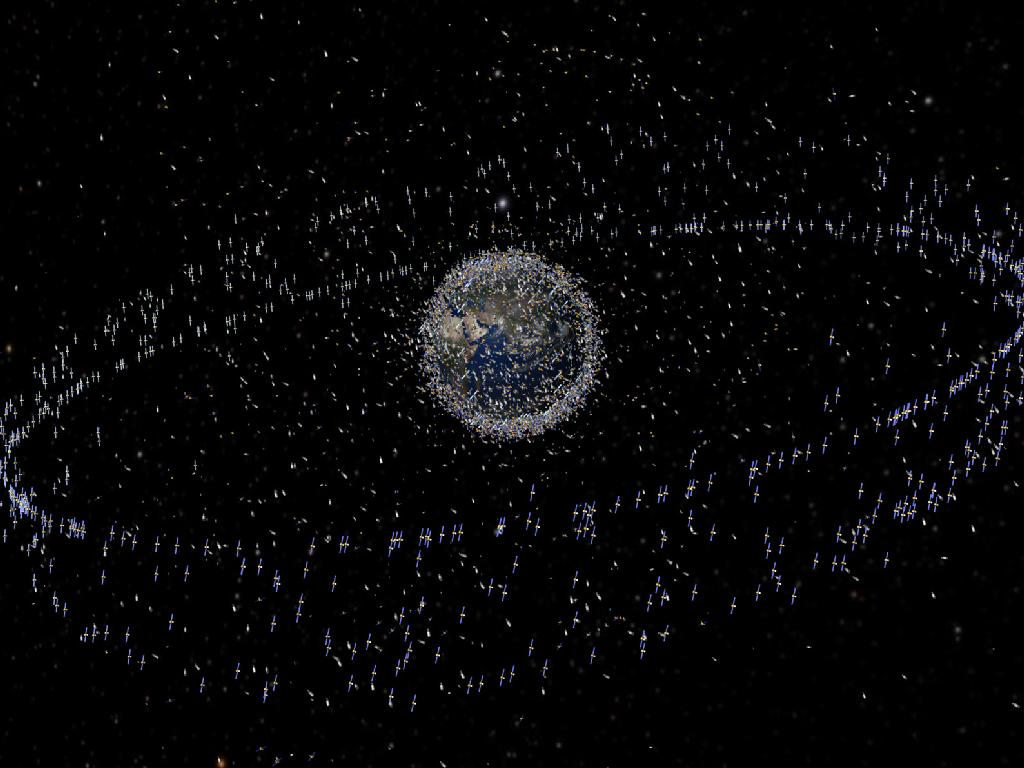
//> input picture 1024.jpg, 1024 x 768 px
$ ./canny 1024.jpg   (built with g++ and OpenCV 4)
//> lines starting //> are read from the running program, lines starting //| are printed output that depends on the picture
//> further down, src is the input picture: 768 rows x 1024 cols, CV_8UC3; mean B, G, R 8.1, 7.2, 7.2
#include "opencv2/imgproc/imgproc.hpp"
#include "opencv2/highgui/highgui.hpp"
#include <stdlib.h>
#include <stdio.h>

using namespace cv;

/// Global variables

Mat src, src_gray, scale;
Mat dst, detected_edges;

int edgeThresh = 1;
int lowThreshold;
int const max_lowThreshold = 100;
int ratio = 3;
int kernel_size = 3;
char* window_name = "Edge Map";

/**
 * @function CannyThreshold
 * @brief Trackbar callback - Canny thresholds input with a ratio 1:3
 */
void CannyThreshold(int, void*)
{
	/// Reduce noise with a kernel 3x3
	blur( src_gray, detected_edges, Size(3,3) );

	/// Canny detector
	Canny( detected_edges, detected_edges, lowThreshold, lowThreshold*ratio, kernel_size );
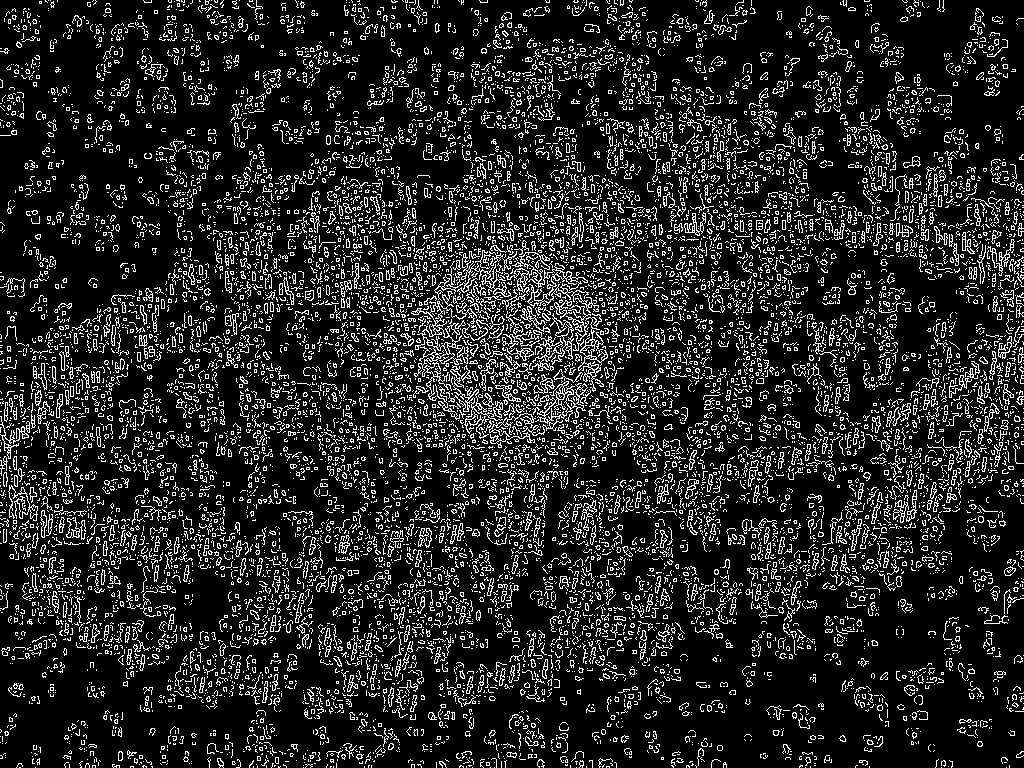
//> detected_edges: 768 rows x 1024 cols, CV_8UC1; 14.3% white in thin lines or dots

	/// Using Canny's output as a mask, we display our result
	dst = Scalar::all(0);

	src.copyTo( dst, detected_edges);
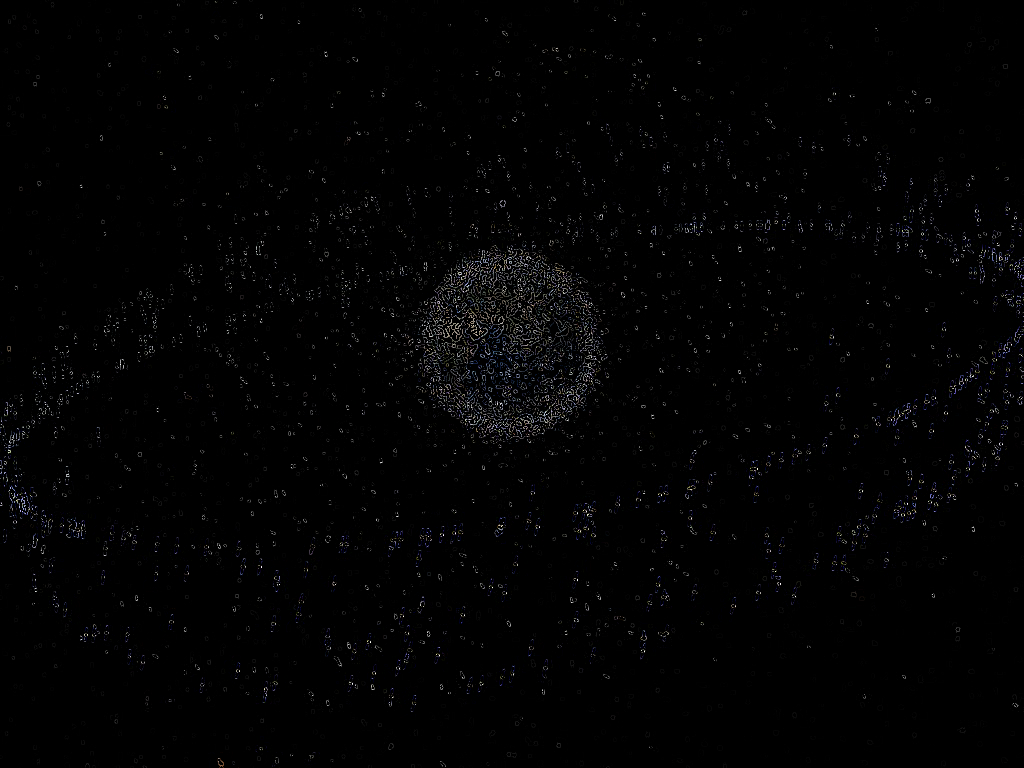
//> dst: 768 rows x 1024 cols, CV_8UC3; mean B, G, R 2.7, 2.5, 2.5
	imshow( window_name, dst );
	resizeWindow( window_name, 1024, 768);
	imwrite( "canny.jpg", dst);
}


/** @function main */
int main( int argc, char** argv )
{
	/// Load an image
	src = imread( argv[1] );
	scale = imread("1024.jpg", 1);

	if( !src.data )
	{ return -1; }
	resize(src, src, scale.size());

	/// Create a matrix of the same type and size as src (for dst)
	dst.create( src.size(), src.type() );

	/// Convert the image to grayscale
	cvtColor( src, src_gray, CV_BGR2GRAY );

	/// Create a window
	namedWindow( window_name, CV_WINDOW_NORMAL );

	/// Create a Trackbar for user to enter threshold
	createTrackbar( "Min Threshold:", window_name, &lowThreshold, max_lowThreshold, CannyThreshold );

	/// Show the image
	CannyThreshold(0, 0);

	/// Wait until user exit program by pressing a key
	waitKey(0);

	return 0;
}
